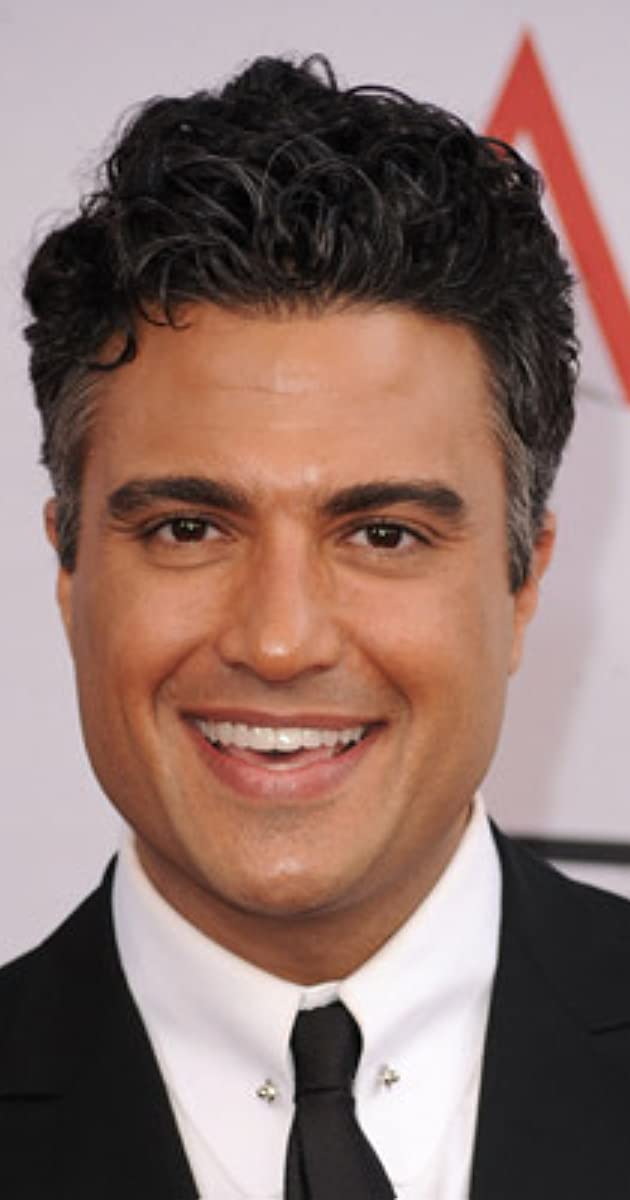
#> input picture fotos/jaja.jpg, 630 x 1200 px, given in place of the camera
$ python VideoRostro.py
#> lines starting #> are read from the running program, lines starting #| are printed output that depends on the picture
import cv2
import os

if not os.path.exists('Rostros encontrados'):
	print('Carpeta creada: Rostros encontrados')
	os.makedirs('Rostros encontrados')

cap = cv2.VideoCapture(0,cv2.CAP_DSHOW)

faceClassif = cv2.CascadeClassifier(cv2.data.haarcascades+'haarcascade_frontalface_default.xml')

count = 1
while True:
	ret,frame = cap.read()
#> frame is the input picture: shape (1200, 630, 3); mean B, G, R 107.7, 114.5, 140.9
	frame = cv2.flip(frame,1)
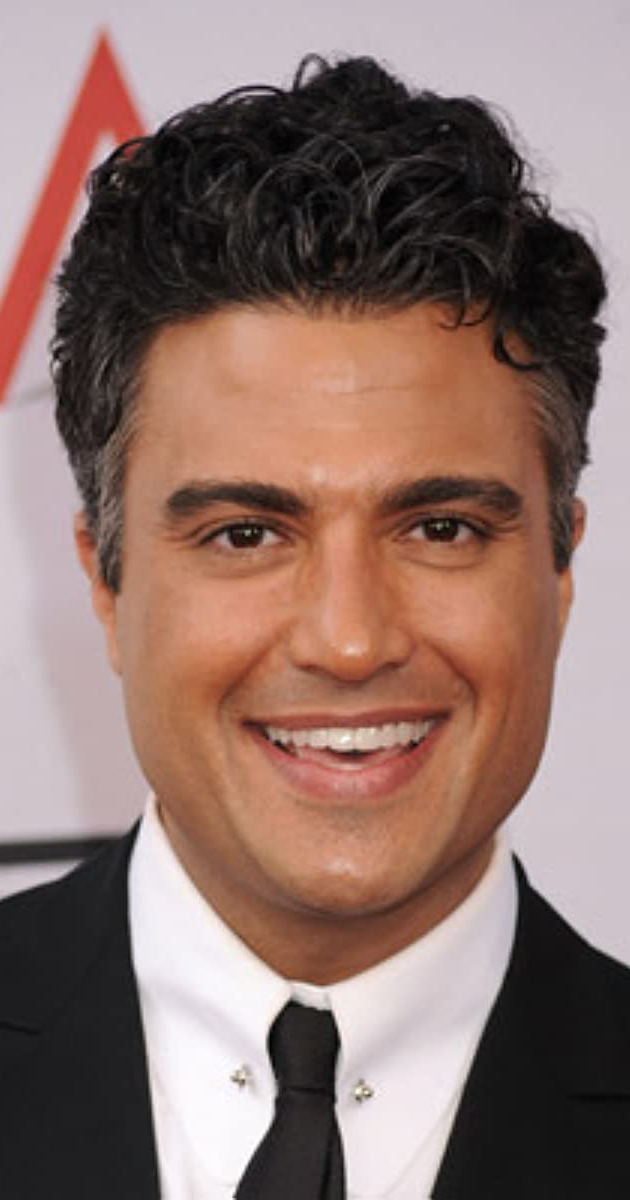
#> frame: shape (1200, 630, 3); mean B, G, R 107.7, 114.5, 140.9
	gray = cv2.cvtColor(frame, cv2.COLOR_BGR2GRAY)
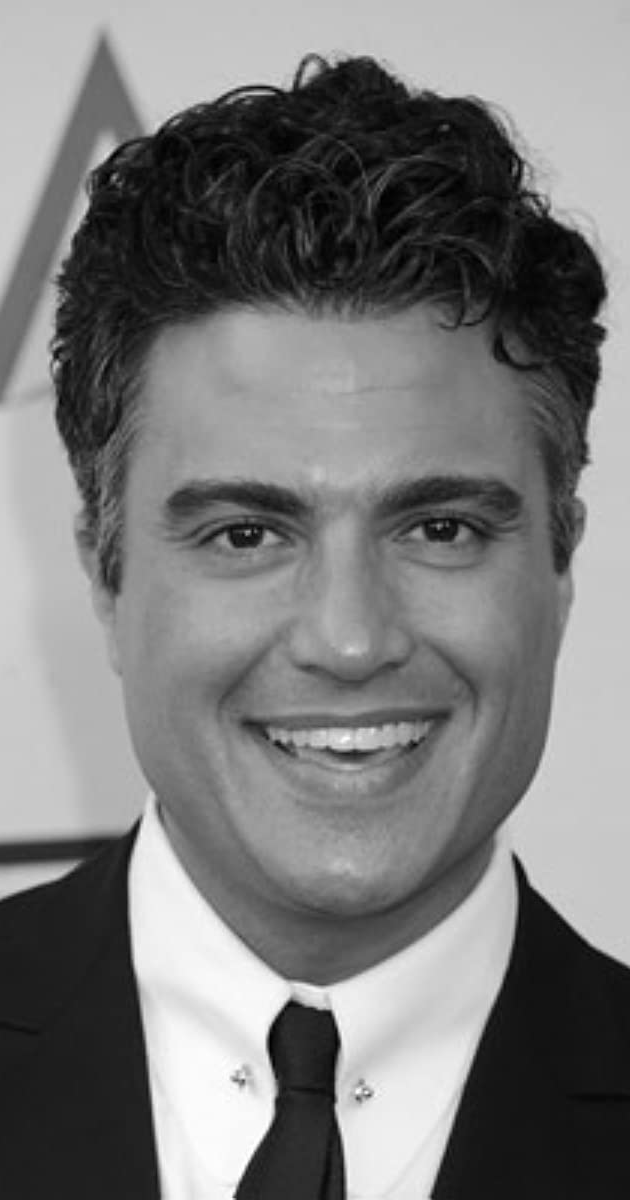
#> gray: shape (1200, 630); min 0, max 254, mean 121.6
	auxFrame = frame.copy()

	faces = faceClassif.detectMultiScale(gray, 1.3, 5)
#> faces = [[72, 326, 520, 520]]

	k = cv2.waitKey(1)
#> (key Esc is pressed here)
	if k == 27:
		break

	for (x,y,w,h) in faces:
		cv2.rectangle(frame, (x,y),(x+w,y+h),(128,0,255),2)
		rostro = auxFrame[y:y+h,x:x+w]
		rostro = cv2.resize(rostro,(150,150), interpolation=cv2.INTER_CUBIC)
		if k == ord('s'):
			cv2.imwrite('Rostros encontrados/{}_rostro.jpg'.format(count),rostro)
			cv2.imshow('rostro',rostro)
			count = count +1
	cv2.rectangle(frame,(10,5),(450,25),(255,255,255),-1)
	cv2.putText(frame,'Presione s, para almacenar los rostros encontrados',(10,20), 2, 0.5,(128,0,255),1,cv2.LINE_AA)
	cv2.imshow('frame',frame)

cap.release()
cv2.destroyAllWindows()

$ run again, on fotos/ojitos.jpg
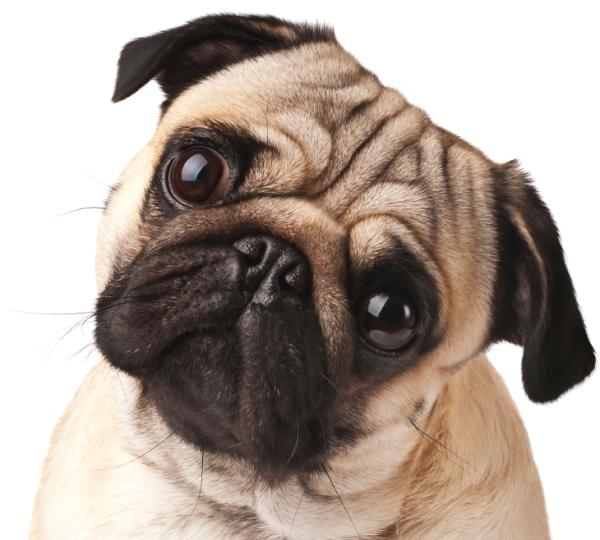
#> input picture fotos/ojitos.jpg, 600 x 540 px, given in place of the camera
#> frame is the input picture: shape (540, 600, 3); mean B, G, R 151.5, 160.3, 173.4
#> `frame = cv2.flip(frame,1)`:
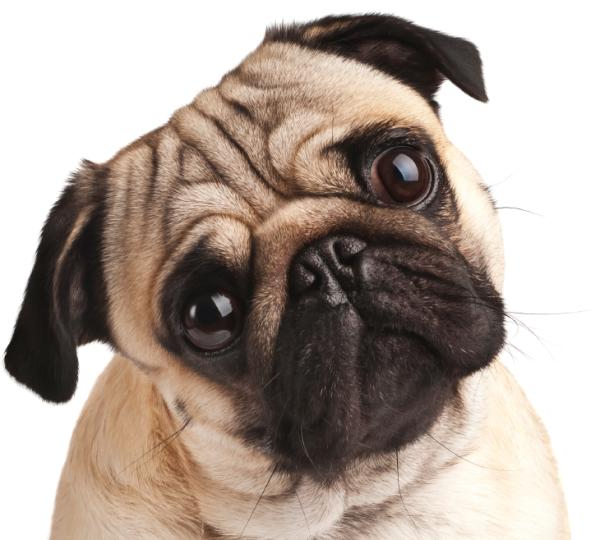
#> frame: shape (540, 600, 3); mean B, G, R 151.5, 160.3, 173.4
#> `gray = cv2.cvtColor(frame, cv2.COLOR_BGR2GRAY)`:
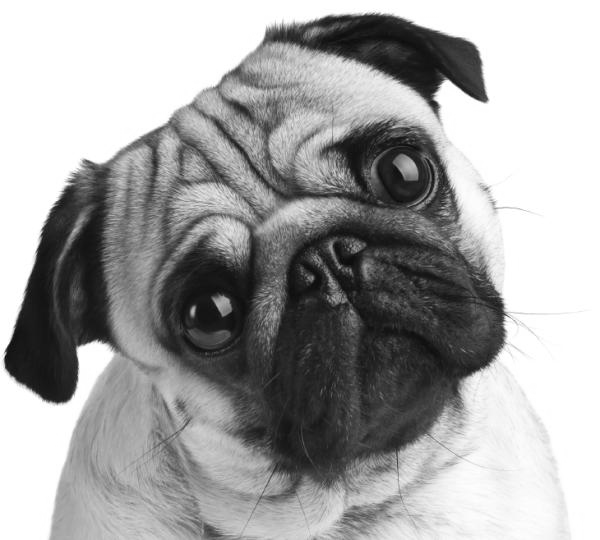
#> gray: shape (540, 600); min 8, max 255, mean 163.2
#> faces = ()

$ run again, on fotos/pedro.jpg
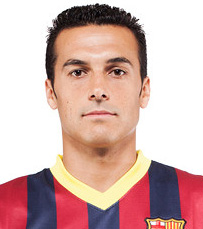
#> input picture fotos/pedro.jpg, 203 x 229 px, given in place of the camera
#> frame is the input picture: shape (229, 203, 3); mean B, G, R 173, 178.1, 211.4
#> `frame = cv2.flip(frame,1)`:
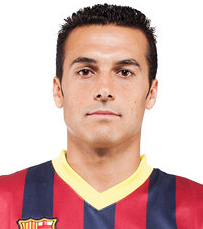
#> frame: shape (229, 203, 3); mean B, G, R 173, 178.1, 211.4
#> `gray = cv2.cvtColor(frame, cv2.COLOR_BGR2GRAY)`:
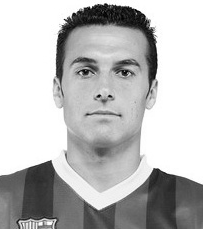
#> gray: shape (229, 203); min 0, max 255, mean 187.5
#> faces = [[48, 25, 114, 114]]
